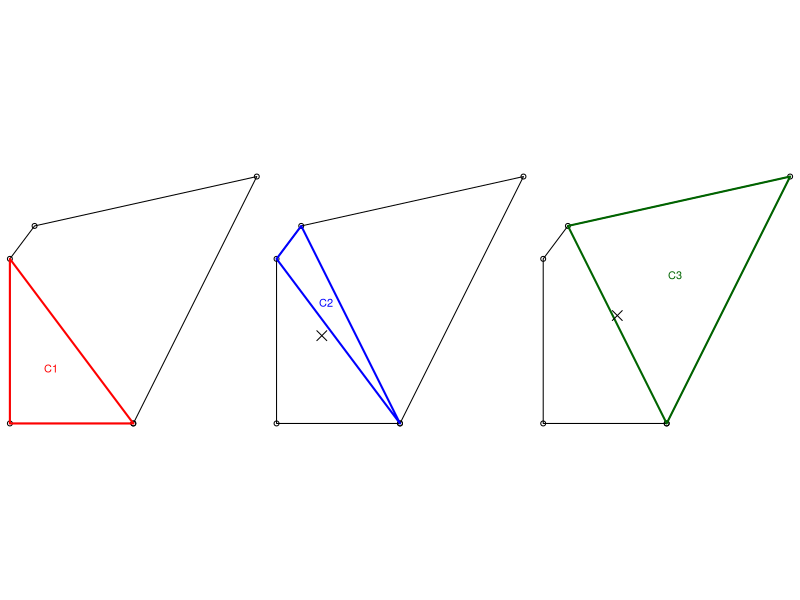
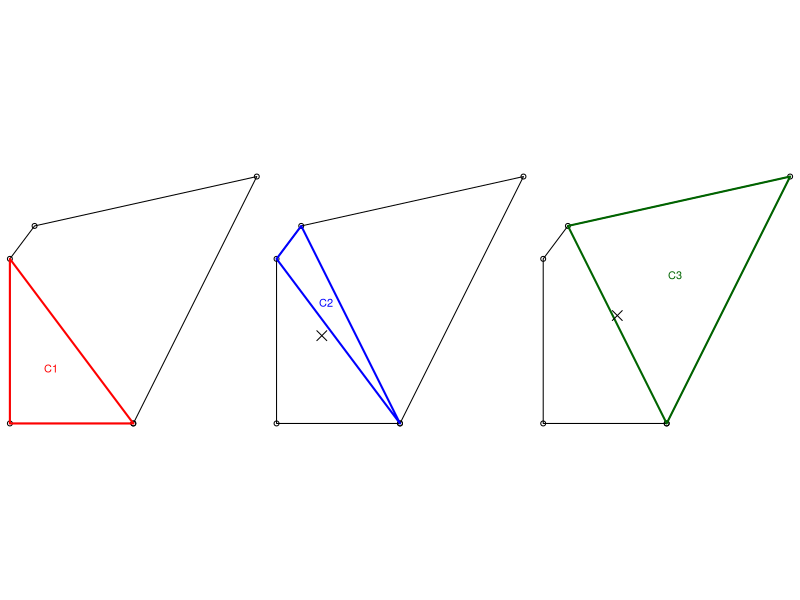

The R source for these figures, in order:
# Aim: create visualization showing steps in centroid algorithm
if (!exists("poly_mat")) {
  # source("code/chapters/10-algorithms.R")
  x_coords = c(10, 0, 0, 2, 20, 10)
  y_coords = c(0, 0, 10, 12, 15, 0)
  poly_mat = cbind(x_coords, y_coords)
  O = poly_mat[1, ] # create a point representing the origin
  
  t_area = function(x) {
    abs(
      x[1, 1] * (x[2, 2] - x[3, 2]) +
        x[2, 1] * (x[3, 2] - x[1, 2]) +
        x[3, 1] * (x[1, 2] - x[2, 2])
    ) / 2
  }
  
  t_centroid = function(x) {
    (x[1, ] + x[2, ] + x[3, ]) / 3
  }
  
  i = 2:(nrow(poly_mat) - 2)
  T_all = purrr::map(i, ~rbind(O, poly_mat[.:(. + 1), ], O))
  A = purrr::map_dbl(T_all, ~t_area(.))
  C_list = lapply(T_all, t_centroid)
  C = do.call(rbind, C_list)
}
# plot(poly_mat)
# lines(poly_mat)

# # manual solution:
# lines(T_all[[1]], col = "blue", lwd = 2)
# text(x = C[1, 1], y = C[1, 2], "C1", col = "blue")
# lines(T_all[[2]], col = "red", lwd = 2)
# text(x = C[2, 1], y = C[2, 2], "C2", col = "red")

# iterating solution:
par(mfrow = c(1, 3), mar = c(0, 0, 0, 0), pty = "s") # optional wide plot (alternative = animation)
i = 2
cols = c("red", "blue", "darkgreen")
for(i in rep(1:length(T_all), 2)) {
  if (i == 1 | sum(par()$mfrow) > 2) {
    plot(poly_mat, xlab = "", ylab = "", axes = FALSE)
    lines(poly_mat)
  }
  lines(T_all[[i]], col = cols[i], lwd = 2)
  # lines(do.call(rbind, T_all[1:i]), col = cols[1:i], lwd = 2)
  text(x = C[i, 1], y = C[i, 2], paste0("C", i), col = cols[i])
  if (i != 1) {
    points(x = mean(C[1:i, 1]), y = mean(C[1:i, 2]), pch = 4, cex = 2)
  }
  Sys.sleep(time = 0.5)
}
par(mfrow = c(1, 1))
